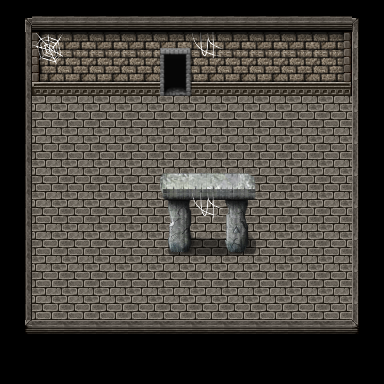

This is a level from a 2D game, rendered from its Tiled map with the project's own tilesets. A one-line summary and the map file follow, with tile-layer data summarised:
An orthogonal 12x12 tile map with 32x32 px tiles, 5 tile layers (ground, ground2, ground3, terrain, ...), 3 tilesets and 12 objects (portal1, portal2, challenge_inputcode, ITEM).

<map version="1.0" tiledversion="1.1.3" orientation="orthogonal" renderorder="right-up" width="12" height="12" tilewidth="32" tileheight="32" infinite="0" nextobjectid="14">
 <properties>
  <property name="music" value="THEME_FOREST_ELVES" />
 </properties>
 <tileset firstgid="1" source="Celianna_TileA4.tsx" />
 <tileset firstgid="514" source="Celianna_TileA5.tsx" />
 <tileset firstgid="642" source="terrain.tsx" />
 <layer name="ground" width="12" height="12">
  <data>[144 cells, 144 non-empty, 8 distinct tile ids]</data>
 </layer>
 <layer name="ground2" width="12" height="12">
  <data>[144 cells, 30 non-empty, 5 distinct tile ids]</data>
 </layer>
 <layer name="ground3" width="12" height="12">
  <data>[144 cells, 2 non-empty, 2 distinct tile ids]</data>
 </layer>
 <layer name="terrain" width="12" height="12">
  <data>[144 cells, 20 non-empty, 11 distinct tile ids]</data>
 </layer>
 <layer name="terrain2" width="12" height="12">
  <data>[144 cells, 14 non-empty, 5 distinct tile ids]</data>
 </layer>
 <objectgroup name="interactions">
  <object id="9" name="portal1" gid="687" x="158" y="98" width="32" height="32" />
  <object id="10" name="portal2" gid="687" x="191" y="264" width="32" height="32" />
  <object id="13" name="challenge_inputcode" gid="687" x="68" y="158" width="32" height="32" />
 </objectgroup>
 <objectgroup name="zindex">
  <object id="7" x="160" y="171">
   <polygon points="0,0 2,85 96,86 99,-3" />
  </object>
  <object id="8" x="33.6667" y="321.333">
   <polygon points="0,0 319,2.25 317,54 -2,52.875" />
  </object>
 </objectgroup>
 <objectgroup name="collision">
  <object id="1" x="33" y="1.66667">
   <polygon points="0,0 0,91.828 318,93.3333 318,0" />
  </object>
  <object id="2" x="1.33333" y="32">
   <polygon points="0,0 30.6667,1 30.6667,321 0,320" />
  </object>
  <object id="3" x="382.667" y="34">
   <polygon points="0,0 -32,-0.333333 -30.8333,318.667 1.16667,317.333" />
  </object>
  <object id="4" x="353.333" y="349">
   <polygon points="0,0 -320,1.73333 -320,34.6667 0,31.2" />
  </object>
  <object id="5" x="169" y="230">
   <polygon points="0,0 24,0 24,27 -1,26" />
  </object>
  <object id="6" x="224" y="231">
   <polygon points="0,0 28,0 30,26 1,25" />
  </object>
 </objectgroup>
 <objectgroup name="items">
  <object id="11" name="Torch" type="ITEM" gid="687" x="288" y="299" width="32" height="32" />
 </objectgroup>
</map>
